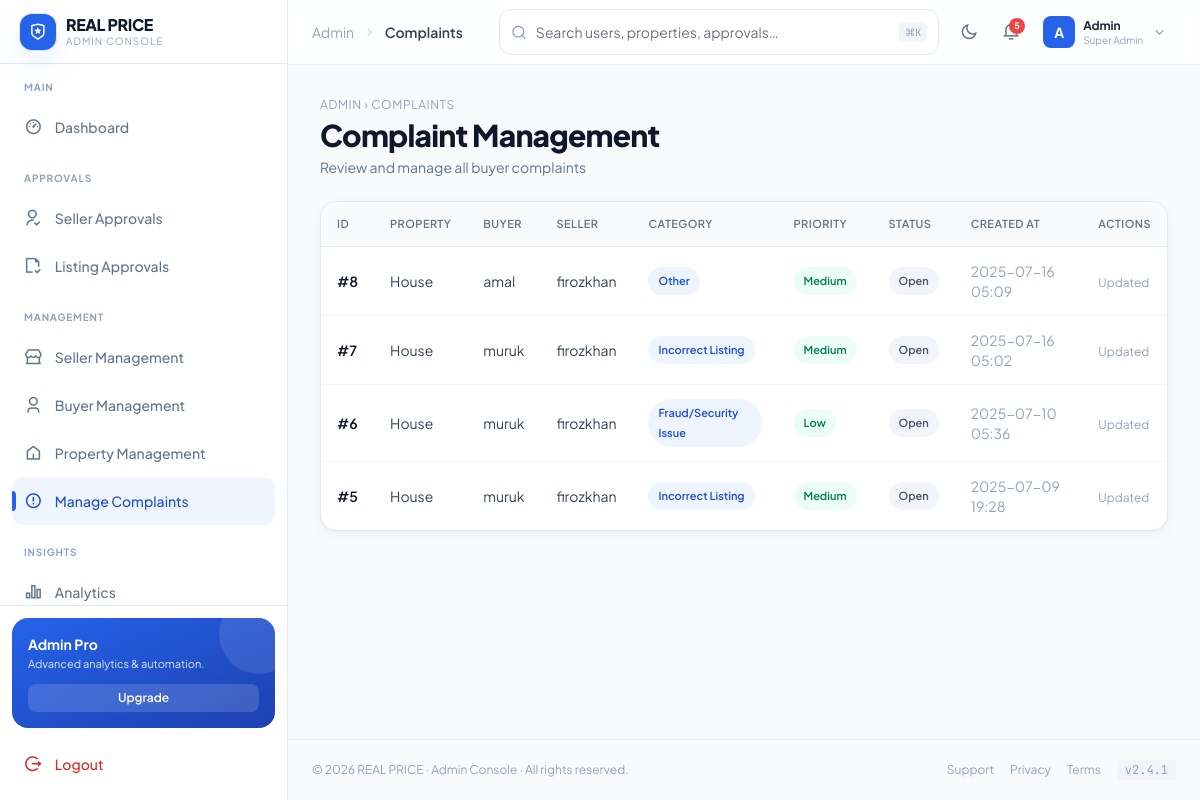
The app's page /admin_complaints/ with its own data.
### buyer/models.py (models this page shows, shortened)
class Complaint(models.Model):
    CATEGORY_CHOICES = [
        ('listing_issue', 'Incorrect Listing'),
        ('seller_behavior', 'Seller Behavior'),
        ('fraud', 'Fraud/Security Issue'),
        ('other', 'Other'),
    ]
    PRIORITY_CHOICES = [
        ('low', 'Low'),
        ('medium', 'Medium'),
        ('high', 'High'),
    ]
    STATUS_CHOICES = [
        ('open', 'Open'),
        ('in_progress', 'In Progress'),
        ('resolved', 'Resolved'),
    ]
    property = models.ForeignKey(Property, on_delete=models.CASCADE, related_name='complaints')
    buyer = models.ForeignKey(Buyer, on_delete=models.CASCADE)
    category = models.CharField(max_length=50, choices=CATEGORY_CHOICES)
    priority = models.CharField(max_length=10, choices=PRIORITY_CHOICES)
    status = models.CharField(max_length=20, choices=STATUS_CHOICES, default='open')
    description = models.TextField()
    created_at = models.DateTimeField(auto_now_add=True)

class Buyer(models.Model):
    name = models.CharField(max_length=100)
    email = models.EmailField(unique=True)
    phone = models.CharField(max_length=15)
    address = models.TextField()
    gender = models.CharField(max_length=1, choices=GENDER_CHOICES)
    profile_pic = models.ImageField(upload_to='profile_pics/', null=True, blank=True)
    password = models.CharField(max_length=128)
    is_active = models.BooleanField(default=True)
    is_staff = models.BooleanField(default=False)
    objects = BuyerManager()

### app/models.py (models this page shows, shortened)
class Property(models.Model):
    PROPERTY_TYPES = [
        ('House', 'House'),
        ('Apartment', 'Apartment'),
        ('Commercial', 'Commercial'),
        ('Land', 'Land'),
    ]
    STATUS_CHOICES = [
        ('Available', 'Available'),
        ('Sold', 'Sold'),
        ('Rented', 'Rented'),
    ]
    LISTING_TYPE_CHOICES = [
        ('sale', 'For Sale'),
        ('rent', 'For Rent'),
    ]
    APPROVAL_STATUS_CHOICES = [
        ('pending', 'Pending Review'),
        ('approved', 'Approved'),
        ('rejected', 'Rejected'),
        ('changes_requested', 'Changes Requested'),
    ]
    property_type = models.CharField(max_length=50, choices=PROPERTY_TYPES)
    address = models.TextField()
    location = models.CharField(max_length=100)
    latitude = models.FloatField(null=True, blank=True)
    longitude = models.FloatField(null=True, blank=True)
    area_sqft = models.FloatField(null=True, blank=True)
    bedrooms = models.PositiveIntegerField(null=True, blank=True)
    bathrooms = models.PositiveIntegerField(null=True, blank=True)
    features = models.CharField(max_length=200, blank=True)
    description = models.TextField(blank=True)
    main_image = models.ImageField(upload_to='property_photos/', null=True, blank=True)
    image_1 = models.ImageField(upload_to='property_photos/', null=True, blank=True)
    image_2 = models.ImageField(upload_to='property_photos/', null=True, blank=True)
    image_3 = models.ImageField(upload_to='property_photos/', null=True, blank=True)
    price = models.DecimalField(max_digits=12, decimal_places=2)
    previous_price = models.DecimalField(
        max_digits=12, decimal_places=2, null=True, blank=True,
        help_text='Set when price is lowered, to show "Price Drop" badge.'
    )
    listing_type = models.CharField(
        max_length=4, choices=LISTING_TYPE_CHOICES, default='sale',
        db_index=True,
        help_text='Whether this property is for sale or for rent.'
    )
    status = models.CharField(max_length=20, choices=STATUS_CHOICES, default='Available')
    seller = models.ForeignKey(CustomUser, on_delete=models.CASCADE)
    is_approved = models.BooleanField(default=False)
    approved_at = models.DateTimeField(null=True, blank=True)
    approval_status = models.CharField(
        max_length=20,
        choices=APPROVAL_STATUS_CHOICES,
        default='pending',
        db_index=True,
    )
    admin_notes = models.TextField(blank=True, default='')       # Internal — NOT visible to seller
    seller_feedback = models.TextField(blank=True, default='')   # Message TO seller (reject/changes)
    reviewed_at = models.DateTimeField(null=True, blank=True)
    reviewed_by = models.ForeignKey(
        CustomUser,
        on_delete=models.SET_NULL,
        null=True,
        blank=True,
        related_name='reviewed_properties',
    )
    posted_at = models.DateTimeField(auto_now_add=True)
    slug = models.SlugField(unique=True, blank=True)

class CustomUser(AbstractBaseUser, PermissionsMixin):
    username = models.CharField(max_length=150, unique=True)
    email = models.EmailField(unique=True)
    phone = models.CharField(max_length=15)
    address = models.TextField()
    gender = models.CharField(max_length=10)
    profile_pic = models.ImageField(upload_to='profile_pics/', blank=True, null=True)
    proof_of_identity = models.FileField(upload_to='identity_proofs/', null=True, blank=True)
    ROLE_CHOICES = [
        ('seller', 'Seller'),
        ('admin', 'Admin'),
    ]
    role = models.CharField(max_length=10, choices=ROLE_CHOICES, default='seller')
    REVIEW_STATUS_CHOICES = [
        ('pending', 'Pending Review'),
        ('changes_requested', 'Changes Requested'),
        ('approved', 'Approved'),
        ('rejected', 'Rejected'),
    ]
    review_status = models.CharField(
        max_length=20, choices=REVIEW_STATUS_CHOICES, default='pending'
    )
    is_blocked = models.BooleanField(default=False)
    is_approved = models.BooleanField(default=False)
    is_active = models.BooleanField(default=True)
    is_staff = models.BooleanField(default=False)
    block_reason = models.TextField(blank=True, default='')
    rejection_reason = models.TextField(blank=True, default='')
    date_joined = models.DateTimeField(auto_now_add=True, null=True)
    USERNAME_FIELD = 'username'
    REQUIRED_FIELDS = ['email']
    objects = CustomUserManager()

### app/views.py (the view)
# urls.py: path('admin_complaints/', views.complaints_admin_view, name='admin_complaints'),
def complaints_admin_view(request):
    complaints = Complaint.objects.select_related('property', 'buyer').order_by('-created_at')
    context = {
        'complaints': complaints
    }
    return render(request, 'admin_complaints_list.html', context)

### buyer/context_processors.py (called while the page is built)
def buyer_context(request):
    buyer = getattr(request, 'current_buyer', None)
    chat_unread = 0
    return {
        'current_buyer': buyer,
        'chat_unread': chat_unread,
    }

### app/templates/admin_complaints_list.html (shortened to what this page needs)
{% extends 'admin_base.html' %}
{% load static %}
{% block breadcrumb %}Complaints{% endblock %}
{% block content %}
<section class="space-y-6">
  <div class="animate-fade-in-up">
    <p class="text-xs uppercase tracking-wider mb-1 text-ink-400">ADMIN › COMPLAINTS</p>
    <h2 class="text-2xl sm:text-3xl font-extrabold text-ink-900 dark:text-white tracking-tight">Complaint Management</h2>
    <p class="text-sm mt-1 text-ink-500 dark:text-ink-400">Review and manage all buyer complaints</p>
  </div>
  <div class="card overflow-hidden animate-fade-in-up">
    <div class="overflow-x-auto">
      <table class="min-w-full text-sm">
        <thead>
          <tr class="text-left border-b border-ink-200 dark:border-ink-800 bg-ink-50 dark:bg-ink-800/50">
            <th class="th text-ink-500 dark:text-ink-400">ID</th>
            <th class="th text-ink-500 dark:text-ink-400">Property</th>
            <th class="th text-ink-500 dark:text-ink-400">Buyer</th>
            <th class="th text-ink-500 dark:text-ink-400">Seller</th>
            <th class="th text-ink-500 dark:text-ink-400">Category</th>
            <th class="th text-ink-500 dark:text-ink-400">Priority</th>
            <th class="th text-ink-500 dark:text-ink-400">Status</th>
            <th class="th text-ink-500 dark:text-ink-400">Created At</th>
            <th class="th text-ink-500 dark:text-ink-400">Actions</th>
          </tr>
        </thead>
        <tbody class="divide-y divide-ink-100 dark:divide-ink-800">
          {% for complaint in complaints %}
          <tr class="hover:bg-ink-50 dark:hover:bg-ink-800/50 transition">
            <td class="px-4 py-3.5 font-semibold text-ink-900 dark:text-white">#{{ complaint.id }}</td>
            <td class="px-4 py-3.5 text-ink-700 dark:text-ink-300">{{ complaint.property.property_type }}</td>
            <td class="px-4 py-3.5 text-ink-700 dark:text-ink-300">{{ complaint.buyer.name }}</td>
            <td class="px-4 py-3.5 text-ink-700 dark:text-ink-300">{{ complaint.property.seller.username }}</td>
            <td class="px-4 py-3.5">
              <span class="badge-brand">{{ complaint.get_category_display }}</span>
            </td>
            <td class="px-4 py-3.5">
              <span class="badge-success">{{ complaint.get_priority_display }}</span>
            </td>
            <td class="px-4 py-3.5">
              <span class="badge-neutral">{{ complaint.get_status_display }}</span>
            </td>
            <td class="px-4 py-3.5 text-ink-400">{{ complaint.created_at|date:"Y-m-d H:i" }}</td>
            <td class="px-4 py-3.5">
              <span class="text-ink-400 text-xs">Updated</span>
            </td>
          </tr>
          {% endfor %}
        </tbody>
      </table>
    </div>
  </div>
</section>
{% endblock %}

### app/templates/admin_base.html (style rules this page uses)
html { color-scheme:light }
body { font-family:'Plus Jakarta Sans',ui-sans-serif,system-ui,sans-serif;-webkit-font-smoothing:antialiased }
.card { background:#fff;border:1px solid #e2e8f0;border-radius:1rem;box-shadow:0 1px 2px 0 rgb(15 23 42/.04),0 4px 16px -2px rgb(15 23 42/.06);transition:all .3s ease }
.badge-brand { display:inline-flex;align-items:center;gap:.25rem;padding:.25rem .625rem;border-radius:9999px;font-size:11px;font-weight:600;color:#1d4ed8;background:#eef5ff }
.badge-success { display:inline-flex;align-items:center;gap:.25rem;padding:.25rem .625rem;border-radius:9999px;font-size:11px;font-weight:600;color:#047857;background:#ecfdf5 }
.badge-neutral { display:inline-flex;align-items:center;gap:.25rem;padding:.25rem .625rem;border-radius:9999px;font-size:11px;font-weight:600;color:#475569;background:#f1f5f9 }
.th { padding:.75rem 1rem;font-size:11px;font-weight:600;text-transform:uppercase;letter-spacing:.04em;white-space:nowrap }

### records on screen
Complaint: id "8", property.property_type "House", buyer.name "amal", property.seller.username "firozkhan", category "Other", priority "Medium", status "Open", created_at "2025-07-16 05:09"
Complaint: id "7", property.property_type "House", buyer.name "muruk", property.seller.username "firozkhan", category "Incorrect Listing", priority "Medium", status "Open", created_at "2025-07-16 05:02"
Complaint: id "6", property.property_type "House", buyer.name "muruk", property.seller.username "firozkhan", category "Fraud/Security Issue", priority "Low", status "Open", created_at "2025-07-10 05:36"
Complaint: id "5", property.property_type "House", buyer.name "muruk", property.seller.username "firozkhan", category "Incorrect Listing", priority "Medium", status "Open", created_at "2025-07-09 19:28"
